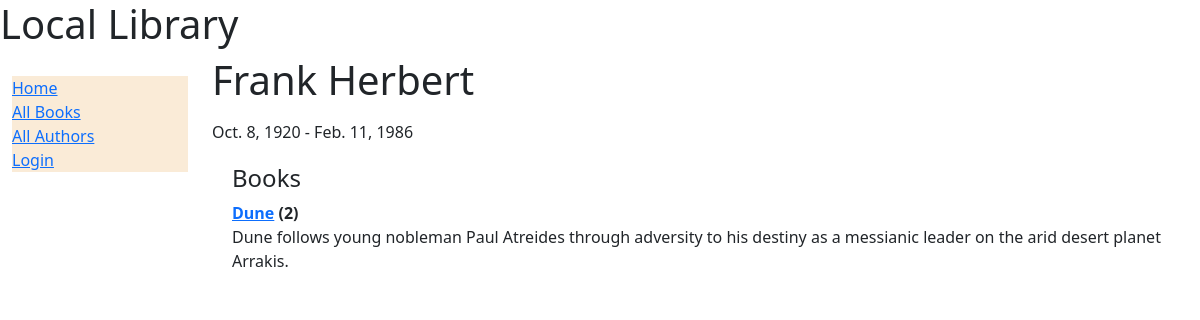
Page /catalog/authors/1 on the committed database.
### catalog/models.py (models this page shows, shortened)
class Author(models.Model):
    first_name = models.CharField(max_length=100)
    last_name = models.CharField(max_length=100)
    date_of_birth = models.DateField(null=True, blank=True)
    date_of_death = models.DateField('Died', null=True, blank=True)
    class Meta:
        ordering = ['last_name', 'first_name']
    permissions = (("can_mark_returned", "Set book as returned"),)

class Book(models.Model):
    title = models.CharField(max_length=200)
    author = models.ForeignKey('Author', on_delete=models.RESTRICT, null=True)
    summary = models.TextField(
        max_length=1000, help_text="Enter a brief description of the book"
    )
    isbn = models.CharField(
        'ISBN',
        max_length=13,
        unique=True,
        help_text='13 Character <a href="https://www.isbn-international.org/content/what-isbn'
                                      '">ISBN number</a>'
    )
    genre = models.ManyToManyField(Genre, help_text="select a genre for this book")
    def __str__(self):
        return self.title
    def display_genre(self):
        """Create a string for the Genre. This is required to display genre in Admin."""
        return ', '.join(genre.name for genre in self.genre.all()[:3])
    display_genre.short_description = 'Genre'

### catalog/views.py (the view)
# urls.py: path('authors/<int:pk>', views.AuthorDetailView.as_view(), name='author-detail'),
class AuthorDetailView(generic.DetailView):
    model = Author

### templates/catalog/author_detail.html (shortened to what this page needs)
{% extends "base_generic.html" %}
{% block content %}
  <h1>{{ author.first_name }} {{ author.last_name }}</h1>
  <p>{{ author.date_of_birth }} - {{ author.date_of_death }}</p>
  <div style="margin-left:20px;margin-top:20px;margin-right:20px">
    <h4>Books</h4>
    <dl>
    {% for book in author.book_set.all %}
      <dt><a href="{% url 'book-detail' book.pk %}">{{book}}</a> ({{book.bookinstance_set.all.count}})</dt>
      <dd>{{book.summary}}</dd>
      {% empty %}
      <p>This author has no books.</p>
    {% endfor %}
    </dl>
    </div>
    {% endblock %}
    {% block sidebar %}
    {{ block.super }}
  {% endblock %}

### rows in the picture
Author: first_name "Frank", last_name "Herbert", date_of_birth "Oct. 8, 1920", date_of_death "Feb. 11, 1986"
Book: title "Dune", bookinstance_set.all.count "2", summary "Dune follows young nobleman Paul Atreides through adversity to his destiny as a messianic leader on the arid desert planet Arrakis."
